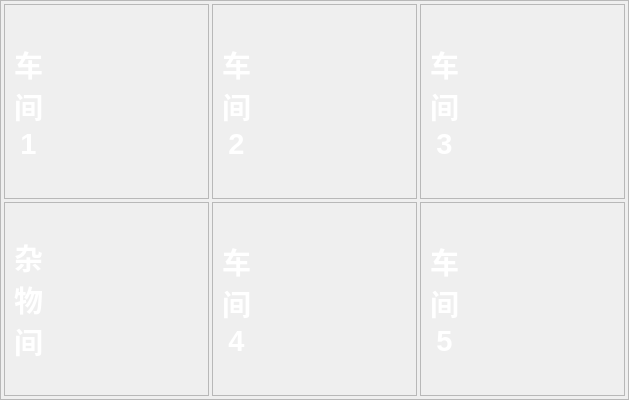
                  <widget class="QFrame" name="frame">
                   <property name="minimumSize">
                    <size>
                     <width>0</width>
                     <height>400</height>
                    </size>
                   </property>
                   <property name="frameShape">
                    <enum>QFrame::StyledPanel</enum>
                   </property>
                   <property name="frameShadow">
                    <enum>QFrame::Raised</enum>
                   </property>
                   <layout class="QVBoxLayout" name="verticalLayout_11">
                    <property name="spacing">
                     <number>3</number>
                    </property>
                    <property name="leftMargin">
                     <number>3</number>
                    </property>
                    <property name="topMargin">
                     <number>3</number>
                    </property>
                    <property name="rightMargin">
                     <number>3</number>
                    </property>
                    <property name="bottomMargin">
                     <number>3</number>
                    </property>
                    <item>
                     <layout class="QGridLayout" name="gridLayout">
                      <item row="0" column="1">
                       <widget class="QFrame" name="frame_7">
                        <property name="styleSheet">
                         <string notr="true">.QFrame{
border-image: url(:/images/room.png);
}</string>
                        </property>
                        <property name="frameShape">
                         <enum>QFrame::StyledPanel</enum>
                        </property>
                        <property name="frameShadow">
                         <enum>QFrame::Raised</enum>
                        </property>
                        <layout class="QHBoxLayout" name="horizontalLayout_14">
                         <item>
                          <widget class="QLabel" name="label_22">
                           <property name="maximumSize">
                            <size>
                             <width>50</width>
                             <height>16777215</height>
                            </size>
                           </property>
                           <property name="font">
                            <font>
                             <pointsize>22</pointsize>
                             <bold>true</bold>
                            </font>
                           </property>
                           <property name="styleSheet">
                            <string notr="true">color:white</string>
                           </property>
                           <property name="text">
                            <string>车
间
2</string>
                           </property>
                           <property name="alignment">
                            <set>Qt::AlignCenter</set>
                           </property>
                          </widget>
                         </item>
                         <item>
                          <widget class="QWidget" name="widget_2" native="true">
                           <property name="minimumSize">
                            <size>
                             <width>150</width>
                             <height>150</height>
                            </size>
                           </property>
                           <property name="maximumSize">
                            <size>
                             <width>250</width>
                             <height>250</height>
                            </size>
                           </property>
                           <layout class="QHBoxLayout" name="horizontalLayout_13">
                            <property name="spacing">
                             <number>0</number>
                            </property>
                            <property name="leftMargin">
                             <number>0</number>
                            </property>
                            <property name="topMargin">
                             <number>0</number>
                            </property>
                            <property name="rightMargin">
                             <number>0</number>
                            </property>
                            <property name="bottomMargin">
                             <number>0</number>
                            </property>
                            <item>
                             <layout class="QGridLayout" name="vlayout_2"/>
                            </item>
                           </layout>
                          </widget>
                         </item>
                        </layout>
                       </widget>
                      </item>
                      <item row="0" column="2">
                       <widget class="QFrame" name="frame_8">
                        <property name="styleSheet">
                         <string notr="true">.QFrame{
border-image: url(:/images/room.png);
}</string>
                        </property>
                        <property name="frameShape">
                         <enum>QFrame::StyledPanel</enum>
                        </property>
                        <property name="frameShadow">
                         <enum>QFrame::Raised</enum>
                        </property>
                        <layout class="QHBoxLayout" name="horizontalLayout_22">
                         <item>
                          <widget class="QLabel" name="label_23">
                           <property name="maximumSize">
                            <size>
                             <width>50</width>
                             <height>16777215</height>
                            </size>
                           </property>
                           <property name="font">
                            <font>
                             <pointsize>22</pointsize>
                             <bold>true</bold>
                            </font>
                           </property>
                           <property name="styleSheet">
                            <string notr="true">color:white</string>
                           </property>
                           <property name="text">
                            <string>车
间
3</string>
                           </property>
                           <property name="alignment">
                            <set>Qt::AlignCenter</set>
                           </property>
                          </widget>
                         </item>
                         <item>
                          <widget class="QWidget" name="widget_3" native="true">
                           <property name="minimumSize">
                            <size>
                             <width>150</width>
                             <height>150</height>
                            </size>
                           </property>
                           <property name="maximumSize">
                            <size>
                             <width>250</width>
                             <height>250</height>
                            </size>
                           </property>
                           <layout class="QHBoxLayout" name="horizontalLayout_15">
                            <property name="spacing">
                             <number>0</number>
                            </property>
                            <property name="leftMargin">
                             <number>0</number>
                            </property>
                            <property name="topMargin">
                             <number>0</number>
                            </property>
                            <property name="rightMargin">
                             <number>0</number>
                            </property>
                            <property name="bottomMargin">
                             <number>0</number>
                            </property>
                            <item>
                             <layout class="QGridLayout" name="vlayout_3"/>
                            </item>
                           </layout>
                          </widget>
                         </item>
                        </layout>
                       </widget>
                      </item>
                      <item row="1" column="0">
                       <widget class="QFrame" name="frame_9">
                        <property name="styleSheet">
                         <string notr="true">.QFrame{
border-image: url(:/images/room.png);
}</string>
                        </property>
                        <property name="frameShape">
                         <enum>QFrame::StyledPanel</enum>
                        </property>
                        <property name="frameShadow">
                         <enum>QFrame::Raised</enum>
                        </property>
                        <layout class="QHBoxLayout" name="horizontalLayout_19">
                         <item>
                          <widget class="QLabel" name="label_21">
                           <property name="maximumSize">
                            <size>
                             <width>50</width>
                             <height>16777215</height>
                            </size>
                           </property>
                           <property name="font">
                            <font>
                             <pointsize>22</pointsize>
                             <bold>true</bold>
                            </font>
                           </property>
                           <property name="styleSheet">
                            <string notr="true">color:white</string>
                           </property>
                           <property name="text">
                            <string>杂
物
间</string>
                           </property>
                           <property name="alignment">
                            <set>Qt::AlignCenter</set>
                           </property>
                          </widget>
                         </item>
                         <item>
                          <widget class="QWidget" name="widget_4" native="true">
                           <property name="minimumSize">
                            <size>
                             <width>150</width>
                             <height>150</height>
                            </size>
                           </property>
                           <property name="maximumSize">
                            <size>
                             <width>250</width>
                             <height>250</height>
                            </size>
                           </property>
                           <layout class="QHBoxLayout" name="horizontalLayout_16">
                            <property name="spacing">
                             <number>0</number>
                            </property>
                            <property name="leftMargin">
                             <number>0</number>
                            </property>
                            <property name="topMargin">
                             <number>0</number>
                            </property>
                            <property name="rightMargin">
                             <number>0</number>
                            </property>
                            <property name="bottomMargin">
                             <number>0</number>
                            </property>
                            <item>
                             <layout class="QGridLayout" name="vlayout_4"/>
                            </item>
                           </layout>
                          </widget>
                         </item>
                        </layout>
                       </widget>
                      </item>
                      <item row="1" column="1">
                       <widget class="QFrame" name="frame_10">
                        <property name="styleSheet">
                         <string notr="true">.QFrame{
border-image: url(:/images/room.png);
}</string>
                        </property>
                        <property name="frameShape">
                         <enum>QFrame::StyledPanel</enum>
                        </property>
                        <property name="frameShadow">
                         <enum>QFrame::Raised</enum>
                        </property>
                        <layout class="QHBoxLayout" name="horizontalLayout_21">
                         <item>
                          <widget class="QLabel" name="label_24">
                           <property name="maximumSize">
                            <size>
                             <width>50</width>
                             <height>16777215</height>
                            </size>
                           </property>
                           <property name="font">
                            <font>
                             <pointsize>22</pointsize>
                             <bold>true</bold>
                            </font>
                           </property>
                           <property name="styleSheet">
                            <string notr="true">color:white</string>
                           </property>
                           <property name="text">
                            <string>车
间
4</string>
                           </property>
                           <property name="alignment">
                            <set>Qt::AlignCenter</set>
                           </property>
                          </widget>
                         </item>
                         <item>
                          <widget class="QWidget" name="widget_5" native="true">
                           <property name="minimumSize">
                            <size>
                             <width>150</width>
                             <height>150</height>
                            </size>
                           </property>
                           <property name="maximumSize">
                            <size>
                             <width>250</width>
                             <height>250</height>
                            </size>
                           </property>
                           <layout class="QHBoxLayout" name="horizontalLayout_17">
                            <property name="spacing">
                             <number>0</number>
                            </property>
                            <property name="leftMargin">
                             <number>0</number>
                            </property>
                            <property name="topMargin">
                             <number>0</number>
                            </property>
                            <property name="rightMargin">
                             <number>0</number>
                            </property>
                            <property name="bottomMargin">
                             <number>0</number>
                            </property>
                            <item>
                             <layout class="QGridLayout" name="vlayout_5"/>
                            </item>
                           </layout>
                          </widget>
                         </item>
                        </layout>
                       </widget>
                      </item>
                      <item row="1" column="2">
                       <widget class="QFrame" name="frame_11">
                        <property name="styleSheet">
                         <string notr="true">.QFrame{
border-image: url(:/images/room.png);
}</string>
                        </property>
                        <property name="frameShape">
                         <enum>QFrame::StyledPanel</enum>
                        </property>
                        <property name="frameShadow">
                         <enum>QFrame::Raised</enum>
                        </property>
                        <layout class="QHBoxLayout" name="horizontalLayout_20">
                         <item>
                          <widget class="QLabel" name="label_25">
                           <property name="maximumSize">
                            <size>
                             <width>50</width>
                             <height>16777215</height>
                            </size>
                           </property>
                           <property name="font">
                            <font>
                             <pointsize>22</pointsize>
                             <bold>true</bold>
                            </font>
                           </property>
                           <property name="styleSheet">
                            <string notr="true">color:white</string>
                           </property>
                           <property name="text">
                            <string>车
间
5</string>
                           </property>
                           <property name="alignment">
                            <set>Qt::AlignCenter</set>
                           </property>
                          </widget>
                         </item>
                         <item>
                          <widget class="QWidget" name="widget_6" native="true">
                           <property name="minimumSize">
                            <size>
                             <width>150</width>
                             <height>150</height>
                            </size>
                           </property>
                           <property name="maximumSize">
                            <size>
                             <width>250</width>
                             <height>250</height>
                            </size>
                           </property>
                           <layout class="QHBoxLayout" name="horizontalLayout_18">
                            <property name="spacing">
                             <number>0</number>
                            </property>
                            <property name="leftMargin">
                             <number>0</number>
                            </property>
                            <property name="topMargin">
                             <number>0</number>
                            </property>
                            <property name="rightMargin">
                             <number>0</number>
                            </property>
                            <property name="bottomMargin">
                             <number>0</number>
                            </property>
                            <item>
                             <layout class="QGridLayout" name="vlayout_6"/>
                            </item>
                           </layout>
                          </widget>
                         </item>
                        </layout>
                       </widget>
                      </item>
                      <item row="0" column="0">
                       <widget class="QFrame" name="frame_2">
                        <property name="styleSheet">
                         <string notr="true">.QFrame{
border-image: url(:/images/room.png);
}</string>
                        </property>
                        <property name="frameShape">
                         <enum>QFrame::StyledPanel</enum>
                        </property>
                        <property name="frameShadow">
                         <enum>QFrame::Raised</enum>
                        </property>
                        <layout class="QHBoxLayout" name="horizontalLayout_11">
                         <item>
                          <widget class="QLabel" name="label_26">
                           <property name="maximumSize">
                            <size>
                             <width>50</width>
                             <height>16777215</height>
                            </size>
                           </property>
                           <property name="font">
                            <font>
                             <pointsize>22</pointsize>
                             <bold>true</bold>
                            </font>
                           </property>
                           <property name="styleSheet">
                            <string notr="true">color:white</string>
                           </property>
                           <property name="text">
                            <string>车
间
1</string>
                           </property>
                           <property name="alignment">
                            <set>Qt::AlignCenter</set>
                           </property>
                          </widget>
                         </item>
                         <item>
                          <widget class="QWidget" name="widget" native="true">
                           <property name="minimumSize">
                            <size>
                             <width>150</width>
                             <height>150</height>
                            </size>
                           </property>
                           <property name="maximumSize">
                            <size>
                             <width>250</width>
                             <height>250</height>
                            </size>
                           </property>
                           <layout class="QHBoxLayout" name="horizontalLayout_12">
                            <property name="spacing">
                             <number>0</number>
                            </property>
                            <property name="leftMargin">
                             <number>0</number>
                            </property>
                            <property name="topMargin">
                             <number>0</number>
                            </property>
                            <property name="rightMargin">
                             <number>0</number>
                            </property>
                            <property name="bottomMargin">
                             <number>0</number>
                            </property>
                            <item>
                             <layout class="QGridLayout" name="vlayout_1"/>
                            </item>
                           </layout>
                          </widget>
                         </item>
                        </layout>
                       </widget>
                      </item>
                     </layout>
                    </item>
                   </layout>
                  </widget>
